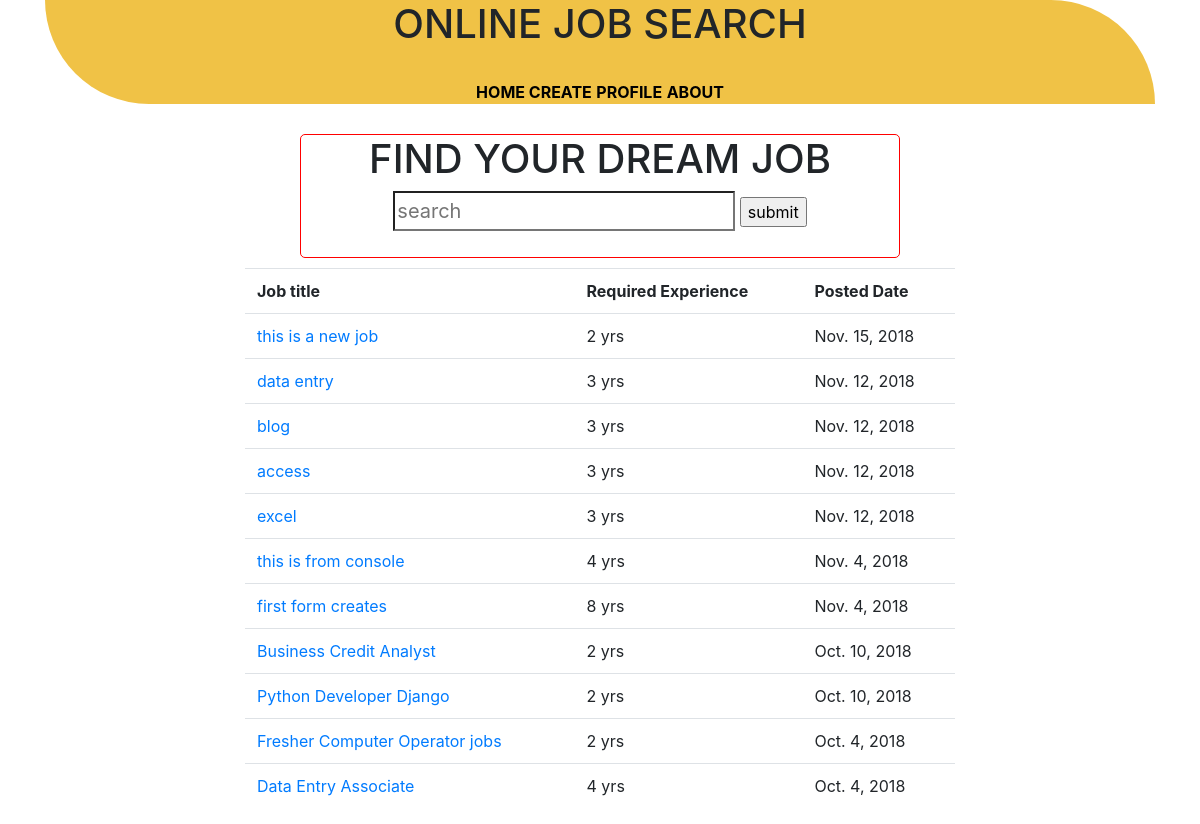
The app's page / (signed in) with its own data.
### app/models.py (models this page shows, shortened)
class JOB_POSTING(models.Model):
    title = models.CharField(max_length=50)
    name = models.CharField(max_length=30)
    discription = models.TextField()
    contact = models.IntegerField()
    mail = models.EmailField()
    date = models.DateField(default=datetime.now,null=True)
    exp = models.IntegerField()
    location = models.CharField(max_length=20)
    employer = models.ForeignKey(User,on_delete=models.CASCADE)       #used to connecting the user table

### app/views.py (the view)
# urls.py: 2. Add a URL to urlpatterns:  path('', views.home, name='home')
@login_required
def home (request):
    data = JOB_POSTING.objects.all().order_by('-date')
    return render(request,'home.html',{"job":data})

### templates/home.html (shortened to what this page needs)
{% extends 'layout.html' %}
{% block main %}
<div class="main" style="padding-top:10px;" >
        <div style="text-align: center;margin: 0 auto; width: 600px; border: 1px solid red;border-radius: 5px;">
            <div>
                <h1>
                    <center>
                        FIND YOUR DREAM JOB
                    </center>
                </h1>
                <div style="padding-bottom:10px">
                  <form method="POST" action="/searching/">
                  <input class=form type = "search" name = "search" placeholder = "search" />
                <input type="submit" value="submit" />
                </form>
            </div>
            </div>
        </div>
{% if search %}
<p>You are find for <b>{{key}}</b></p>
<table class="table">
    <tr>
        <th>Job title</th>
        <th>Required Experience</th>
        <th>Posted Date</th>
    </tr>
    {% for i in search %}
        <tr>
            <td> <a href="/job/{{i.id}}">{{ i.title }}</a></td>
            <td>{{ i.exp }} yrs</td>
            <td>{{i.date}}</td>
        </tr>
    {% endfor %}
</table>
{% else %}
    <table class="table"  style="margin-top:10px;">
        <tr>
            <th>Job title</th>
            <th>Required Experience</th>
            <th>Posted Date</th>
        </tr>
        {% for i in job %}
            <tr>
                <td> <a href="/job/{{i.id}}">{{ i.title }}</a></td>
                <td>{{ i.exp }} yrs</td>
                <td>{{i.date}}</td>
            </tr>
        {% endfor %}
    </table>
{% endif %}
{% endblock %}

### static/style.css (style rules this page uses)
.form { height: 40px; width: 342px; font-size: 20px; color: grey; }
html { text-decoration: none; }
.table { text-align: justify; }

### records on screen
JOB_POSTING: title "this is a new job", exp "2", date "Nov. 15, 2018"
JOB_POSTING: title "data entry", exp "3", date "Nov. 12, 2018"
JOB_POSTING: title "blog", exp "3", date "Nov. 12, 2018"
JOB_POSTING: title "access", exp "3", date "Nov. 12, 2018"
JOB_POSTING: title "excel", exp "3", date "Nov. 12, 2018"
JOB_POSTING: title "this is from console", exp "4", date "Nov. 4, 2018"
JOB_POSTING: title "first form creates", exp "8", date "Nov. 4, 2018"
JOB_POSTING: title "Business Credit Analyst", exp "2", date "Oct. 10, 2018"
JOB_POSTING: title "Python Developer Django", exp "2", date "Oct. 10, 2018"
JOB_POSTING: title "Fresher Computer Operator jobs", exp "2", date "Oct. 4, 2018"
JOB_POSTING: title "Data Entry Associate", exp "4", date "Oct. 4, 2018"
